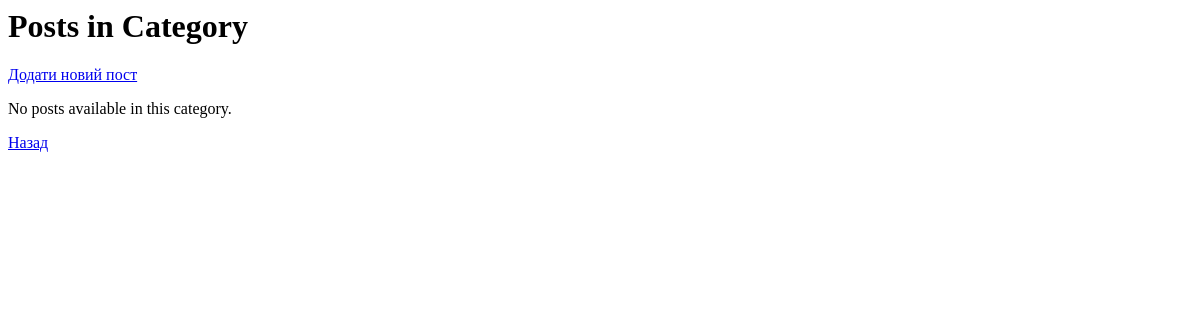
The page /forum/topics/1/ on the database as committed earlier.
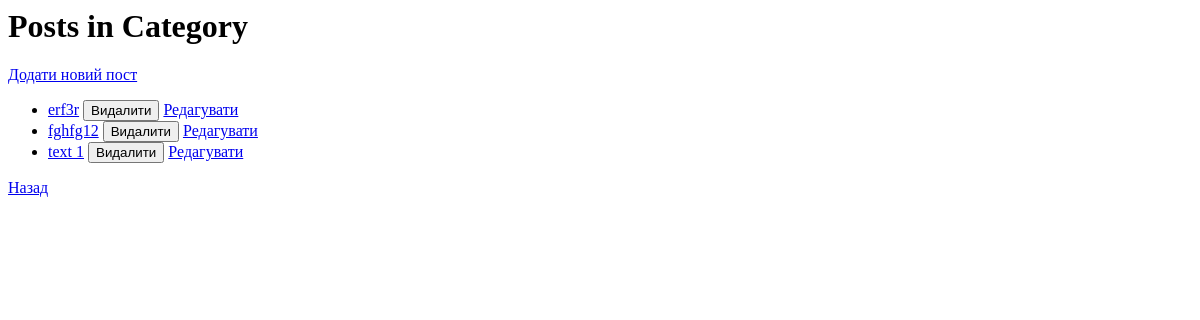
The same page on the database as committed later.
### portal/models.py (models this page shows, shortened)
class ForumPost(models.Model):
    category = models.ForeignKey(ForumCategory, on_delete=models.CASCADE, related_name='forum_posts')
    author = models.ForeignKey(User, on_delete=models.CASCADE, related_name='forum_posts')
    title = models.CharField(max_length=255)
    text = models.TextField()
    image = models.ImageField(upload_to='forum_posts/images/', blank=True, null=True)
    video = models.FileField(upload_to='forum_posts/videos/', blank=True, null=True)
    created_at = models.DateTimeField(auto_now_add=True)
    comments = GenericRelation(Comment)

### portal/views.py (the view)
# urls.py: path('forum/topics/<int:category_id>/',views.ForumPostListView.as_view(), name='forum_post_list'),
class ForumPostListView(ListView):
    model = ForumPost
    template_name = 'portal/forum/forum_post_list.html'
    context_object_name = 'forum_posts'
    def get_queryset(self):
        category_id = self.kwargs.get('category_id')
        if not ForumCategory.objects.filter(id=category_id).exists():
            return ForumPost.objects.none()  # Якщо категорія не існує
        return ForumPost.objects.filter(category_id=category_id).order_by('-created_at')
    def get_context_data(self, **kwargs):
        context = super().get_context_data(**kwargs)
        context['category_id'] = self.kwargs['category_id']  # Додаємо category_id у контекст
        return context

### templates/portal/forum/forum_post_list.html (shortened to what this page needs)
<h1>Posts in Category</h1>
<a href="{% url 'add_forum_post' category_id %}" class="btn btn-success">Додати новий пост</a>
{% if forum_posts %}
    <ul>
        {% for post in forum_posts %}
            <li>
                <a href="{% url 'forum_post_detail' post.id %}">{{ post.title }}</a>
                <form method="post" action="{% url 'delete_forum_post' post.id %}" style="display:inline;">
                    <button type="submit" class="delete-btn" onclick="return confirm('Ви впевнені, що хочете видалити цей пост?');">Видалити</button>
                </form>
                <a href="{% url 'edit_forum_post' post.id %}?next={{ request.get_full_path }}">Редагувати</a>
            </li>
        {% endfor %}
    </ul>
{% else %}
    <p>No posts available in this category.</p>
{% endif %}
<a href="{% url 'category_list'  %}" class="back-link">Назад</a>

Rows that differ between the two databases and show on the page:
added ForumPost: title "erf3r"
added ForumPost: title "fghfg12"
added ForumPost: title "text 1"
Other text that changed with them:
text no longer shown: "No posts available in this category."
